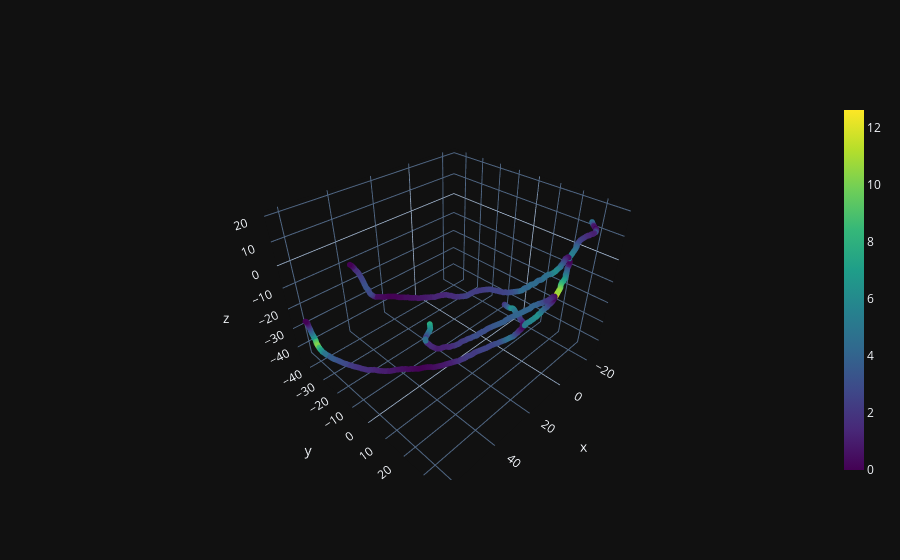

Notebook code cell kept with this figure:
### Code cell
# ? View the figure

print("There existed a problem in the matching due to there being multiple points from different branches on the epipolar line, messing up the correspondance\nThis has since been fixed but write in the report")
"""pc = lab_2.structures.Pointcloud(reconstruction_3d_DLT)
mesh.plot_compare(pc)"""
pc = lab_2.structures.Pointcloud(reconstruction_3d_DLT)
mesh.plot_compare(pc)

### Figure 1 — Plotly figure (JSON) as saved in the notebook; plotly's stock layout.template omitted (floating-point values rounded to 4 significant figures; data arrays with more than 128 entries replaced by an {"elided": "..."} marker saying what was removed)
{"data": [{"marker": {"color": {"elided": "658 float values"}, "colorbar": {"thickness": 20}, "colorscale": [[0.0, "#440154"], [0.1111, "#482878"], [0.2222, "#3e4989"], [0.3333, "#31688e"], [0.4444, "#26828e"], [0.5556, "#1f9e89"], [0.6667, "#35b779"], [0.7778, "#6ece58"], [0.8889, "#b5de2b"], [1.0, "#fde725"]], "size": 2}, "mode": "markers", "x": {"elided": "658 float values"}, "y": {"elided": "658 float values"}, "z": {"elided": "658 float values"}, "type": "scatter3d"}], "layout": {"scene": {"aspectmode": "data"}}}
